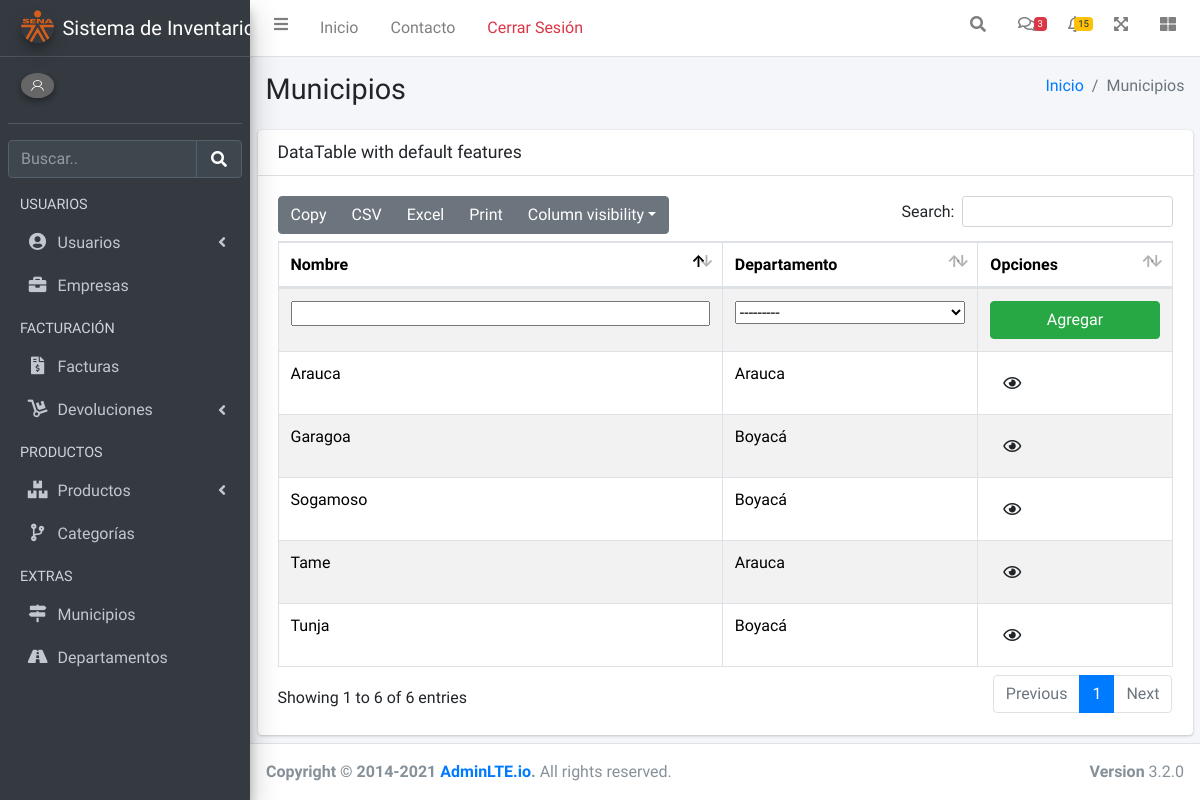
/extras/municipio, run on the app's committed database.
### usuarios/models.py (models this page shows, shortened)
class Municipio(models.Model):
    nombre=models.CharField(max_length=90,unique=True, verbose_name="Nombre Municipio")
    departamento=models.ForeignKey(Departamento, on_delete=models.CASCADE, verbose_name="Departamento")
    class Estado(models.TextChoices):
        ACTIVO= True, _('Activo')
        INACTIVO= False, _('Inactivo')
    estado=models.BooleanField(max_length=5, choices=Estado.choices, default=Estado.ACTIVO, verbose_name="Estado")

class Departamento(models.Model):
    nombre=models.CharField(max_length=90,unique=True, verbose_name="Nombre Departamento")
    class Estado(models.TextChoices):
        ACTIVO='1', _('Activo')
        INACTIVO='0', _('Inactivo')
    estado=models.CharField(max_length=1, choices=Estado.choices, default=Estado.ACTIVO, verbose_name="Estado")
    def __str__(self)->str:
        return "%s" %(self.nombre)

### base/views.py (the view)
# urls.py: path('extras/municipio',municipio,name='municipio'),
def municipio(request):
    titulo="Municipios"
    municipios=Municipio.objects.all()
    departamentos=Departamento.objects.all()
    if request.method == "POST":
        form= MunicipioForm(request.POST)
        if form.is_valid():
            form.save()
            messages.success(
                request,f"Se agregó el municipio de {request.POST['nombre']} exitosamente!"
            )
            return redirect('municipio')
        else:
            messages.error(
                request,f"Error al agregar {request.POST['nombre']}!"
            )
    else:
        form= MunicipioForm()
    context={
        'titulo':titulo,
        'municipios':municipios,
        'departamentos':departamentos,
    }
    return render(request,'usuarios/municipios.html',context)

### base/context_processors.py (called while the page is built)
def sesion(request):
    usuario_actual= request.user
    image_user=r"../media/images/usuarios/default.png"
    if request.user.is_authenticated:
        if Usuario.objects.filter(user_id=usuario_actual.id):
            image_user=Usuario.objects.get(user_id=usuario_actual.id).foto.url
    context={
        'usuario_actual':usuario_actual,
        'image_user': image_user
    }
    return context

### base/templates/usuarios/municipios.html (shortened to what this page needs)
{% extends 'partials/body.html' %}
{% load static %}
{% block contenido %}
<div class="card">
    <div class="card-header">
        <h3 class="card-title">DataTable with default features</h3>
    </div>
    <div class="card-body">
        <div id="example1_wrapper" class="dataTables_wrapper dt-bootstrap4">
            <div class="row">
                <div class="col-sm-12">
                    <table id="example1" class="table table-bordered table-striped dataTable dtr-inline"
                        aria-describedby="example1_info">
                        <thead>
                            <tr>
                                <th>Nombre</th>
                                <th>Departamento</th>
                                <th>Opciones</th>
                            </tr>
                        </thead>
                        <tbody>
                            {% for municipio in municipios %}
                            <tr class="odd">
                                <td class="sorting_1 dtr-control" tabindex="0" style="">{{municipio.nombre}}</td>
                                <td class="">{{municipio.departamento}}</td>
                                <td><a href="" class="btn btn-succes fas fa-eye"></a></td>
                            </tr>
                            {% endfor %}
                            <tr class="">
                                <form action="" method='POST'>
                                    <td class="sorting_1 dtr-control" tabindex="0" style="">
                                        <input type="text" name="nombre" maxlength="90" required="" id="id_nombre">
                                    </td>
                                    <td><select name="departamento" required="" id="id_departamento">
                                        <option value="" selected="">---------</option>
                                      </select></td>
                                    <td><input class="btn btn-success" type="submit" value="Agregar"></td>
                                </form>
                            </tr>
                        </tbody>
                    </table>
                </div>
            </div>
        </div>
    </div>
</div>
{% endblock contenido %}

### base/templates/partials/body.html (style rules this page uses)
input, select { width: 100% }

### data on the page
Municipio: nombre "Garagoa", departamento "Boyacá"
Municipio: nombre "Arauca", departamento "Arauca"
Municipio: nombre "Sogamoso", departamento "Boyacá"
Municipio: nombre "Tunja", departamento "Boyacá"
Municipio: nombre "Tame", departamento "Arauca"

### other printed values
{{ titulo }} "Municipios"
